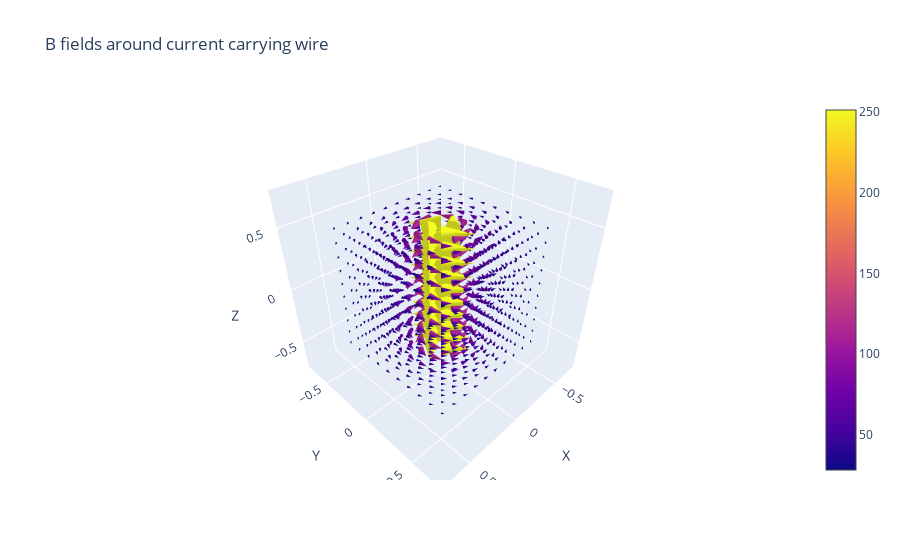

The notebook cell this image was saved under:
### Code cell
def field_around_current_carrying_wire(I:float, 
                                       CONSTANTS:dict, 
                                       x_extent:list = [-0.5, 0.5], 
                                       y_extent:list = [-0.5, 0.5],
                                       z_extent:list = [-0.5, 0.5], 
                                       resolution:float = 10) -> list[np.ndarray]:
    '''
    A current carrying wire will have a magnetic field around it. The wire will run parallel to the z
    axis, and be placed at the origin of the x,y plane. Current will be travelling in the direction of positive z.

    Direction of the current is dependent on the direction of travel. When it comes time to compare these outputs 
    to that of the GP, we can crank up the resolution of this and see if it can recreate the field.
    
    Args:
        I (float): Current which the wire is carrying.
        CONSTANTS (dict): Dictionary of all of the physical constants which could be useful.

        x_extent (list[int]): extent in the x direction of the final field. In SI Units, this will be meters.
        y_extent (list[int]): extent in the y direction of the final field. In SI Units, this will be meters.
        z_extent (list[int]): extent in the z direction of the final field. In SI Units, this will be meters.

    Returns:
        6 numpy nd arrays 
    '''
    x, y, z = np.meshgrid(
        np.linspace(x_extent[0], x_extent[1], resolution),
        np.linspace(y_extent[0], y_extent[1], resolution),
        np.linspace(z_extent[0], z_extent[1], resolution)
    )

    r = np.sqrt(x**2 + y**2) + 1e-3  # avoid div by zero
    theta = np.arctan2(y, x)

    feild_strength = CONSTANTS["mu_naught"] * I / (2 * CONSTANTS["pi"])

    u = -feild_strength / r * np.sin(theta)
    v = feild_strength / r * np.cos(theta)
    w = np.zeros_like(z)

    return x, y, z, u, v, w

# call
x_wire, y_wire, z_wire, fields_x_wire, fields_y_wire, fields_z_wire = field_around_current_carrying_wire(100000000,CONSTANTS)
plotter.plotter(x_wire, y_wire, z_wire, fields_x_wire, fields_y_wire, fields_z_wire, title = 'B fields around current carrying wire')

### Figure 1 — Plotly figure (JSON) as saved in the notebook; plotly's stock layout.template omitted (floating-point values rounded to 4 significant figures; data arrays with more than 128 entries replaced by an {"elided": "..."} marker saying what was removed)
{"data": [{"anchor": "tail", "sizemode": "scaled", "sizeref": 2, "type": "cone", "u": {"elided": "1000 float values"}, "v": {"elided": "1000 float values"}, "w": {"elided": "1000 float values"}, "x": {"elided": "1000 float values"}, "y": {"elided": "1000 float values"}, "z": {"elided": "1000 float values"}}], "layout": {"scene": {"xaxis": {"title": {"text": "X"}}, "yaxis": {"title": {"text": "Y"}}, "zaxis": {"title": {"text": "Z"}}}, "title": {"text": "B fields around current carrying wire"}}}
